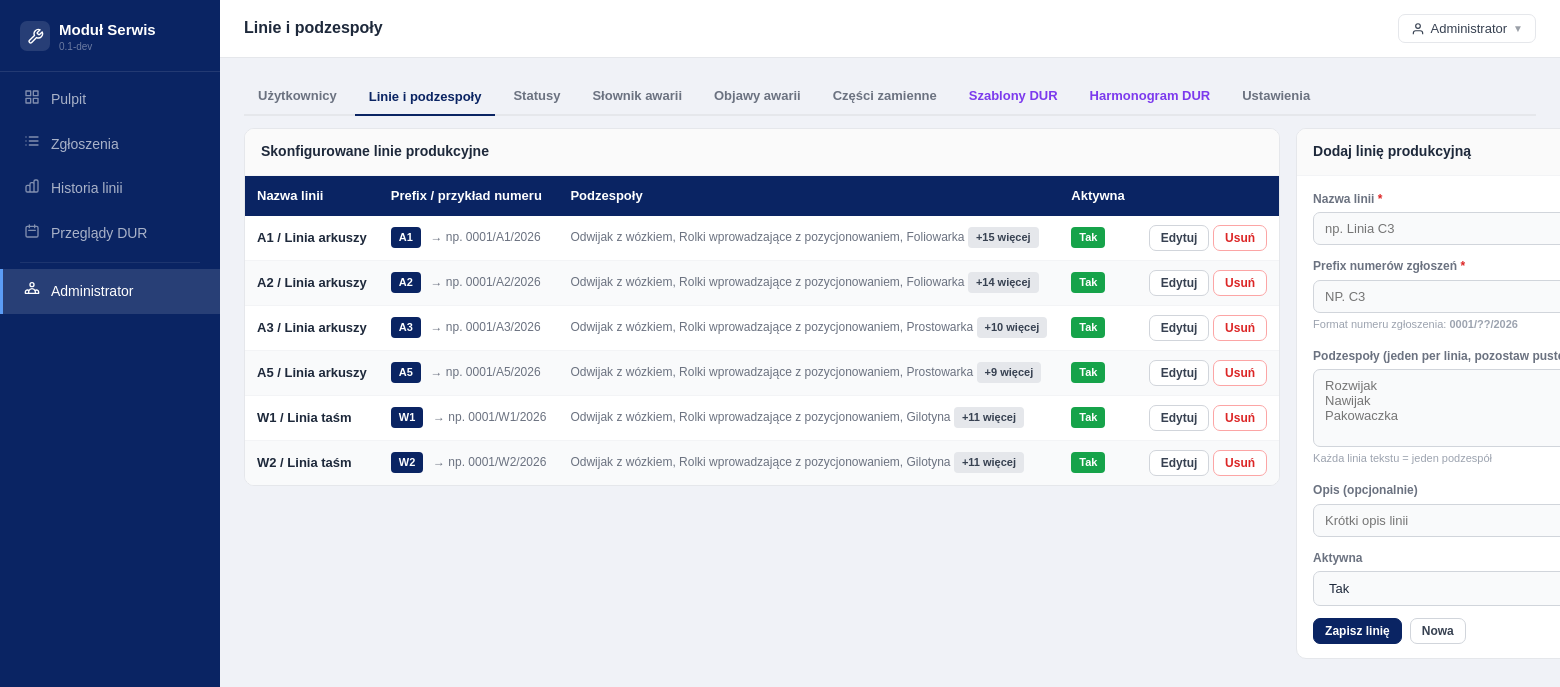
The app's page /index.php?route=admin_lines (signed in) with its own data.
### tables this page shows
CREATE TABLE IF NOT EXISTS `production_lines` (
    `id` INT UNSIGNED NOT NULL AUTO_INCREMENT,
    `name` VARCHAR(150) NOT NULL,
    `prefix` VARCHAR(10) NOT NULL,
    `description` TEXT NULL,
    `is_active` TINYINT(1) NOT NULL DEFAULT 1,
    `created_at` DATETIME NOT NULL DEFAULT CURRENT_TIMESTAMP,
    `updated_at` DATETIME NOT NULL DEFAULT CURRENT_TIMESTAMP ON UPDATE CURRENT_TIMESTAMP,
    PRIMARY KEY (`id`),
    UNIQUE KEY `uq_line_prefix` (`prefix`),
    KEY `idx_lines_active` (`is_active`)
);

### app/Controllers/AdminController.php (called while the page is built, shortened)
<?php
class AdminController
{
    public function lines(): void
    {
        $lines = (new ProductionLineModel())->getAll();
        require BASE_PATH . '/templates/admin/lines.php';
    }
}

### app/Core/Autoloader.php (called while the page is built, shortened)
<?php
class Autoloader
{
    private array $prefixes = [];
    public function addPrefix(string $prefix, string $baseDir, bool $prepend = false): void
    {
        $prefix = trim($prefix, '\\') . '\\';
        $baseDir = rtrim($baseDir, DIRECTORY_SEPARATOR) . DIRECTORY_SEPARATOR;
        if (!isset($this->prefixes[$prefix])) {
            $this->prefixes[$prefix] = [];
        }
        if ($prepend) {
            array_unshift($this->prefixes[$prefix], $baseDir);
        } else {
            $this->prefixes[$prefix][] = $baseDir;
        }
    }
    public function loadClass(string $class): string|false
    {
        foreach ($this->prefixes as $prefix => $baseDirs) {
            $relativeClass = substr($class, strlen($prefix));
            foreach ($baseDirs as $baseDir) {
                $file = $this->resolveFile($baseDir, $relativeClass);
                if ($file !== false) {
                    return $file;
                }
            }
        }
        return false;
    }
    private function resolveFile(string $baseDir, string $relativeClass): string|false
    {
        $file = $baseDir
            . str_replace('\\', DIRECTORY_SEPARATOR, $relativeClass)
            . '.php';
        if (is_file($file)) {
            return $file;
        }
        return false;
    }
}

### app/Helpers/Database.php (called while the page is built, shortened)
<?php
class Database
{
    private static ?\PDO $instance = null;
    public static function get(): \PDO
    {
        if (self::$instance === null) {
            $dsn = sprintf(
                'mysql:host=%s;dbname=%s;charset=%s',
                DB_HOST, DB_NAME, DB_CHARSET
            );
            self::$instance = new \PDO($dsn, DB_USER, DB_PASS, [
                \PDO::ATTR_ERRMODE            => \PDO::ERRMODE_EXCEPTION,
                \PDO::ATTR_DEFAULT_FETCH_MODE => \PDO::FETCH_ASSOC,
                \PDO::ATTR_EMULATE_PREPARES   => false,
            ]);
        }
        return self::$instance;
    }
}

### app/Models/ProductionLineModel.php (called while the page is built, shortened)
<?php
class ProductionLineModel extends BaseModel
{
    public function getAll(bool $activeOnly = false): array
    {
        $where = $activeOnly ? 'WHERE pl.is_active = 1' : '';
        return $this->fetchAll(
            "SELECT pl.*,
                    GROUP_CONCAT(ls.name ORDER BY ls.sort_order SEPARATOR '|||') AS subsystems_str,
                    GROUP_CONCAT(ls.id   ORDER BY ls.sort_order SEPARATOR ',')   AS subsystem_ids
             FROM production_lines pl
             LEFT JOIN line_subsystems ls ON ls.production_line_id = pl.id AND ls.is_active = 1
             $where
             GROUP BY pl.id
             ORDER BY pl.name"
        );
    }
}

### app/Models/BaseModel.php (called while the page is built, shortened)
<?php
abstract class BaseModel
{
    protected \PDO $db;
    public function __construct()
    {
        $this->db = Database::get();
    }
    protected function fetchAll(string $sql, array $params = []): array
    {
        $st = $this->db->prepare($sql);
        $st->execute($params);
        return $st->fetchAll();
    }
}

### templates/admin/lines.php (the view, shortened to what this page needs)
<?php
require BASE_PATH . '/templates/shared/header.php';
$year = date('Y');
?>
<div class="atabs mb2">
  <a href="<?= BASE_URL ?>/index.php?route=admin_users" class="atab">Użytkownicy</a>
  <button class="atab active" data-tab="lines">Linie i podzespoły</button>
  <a href="<?= BASE_URL ?>/index.php?route=admin_statuses" class="atab">Statusy</a>
  <a href="<?= BASE_URL ?>/index.php?route=admin_dictionary" class="atab">Słownik awarii</a>
  <a href="<?= BASE_URL ?>/index.php?route=admin_symptoms" class="atab">Objawy awarii</a>
  <a href="<?= BASE_URL ?>/index.php?route=admin_spare_parts" class="atab">Części zamienne</a>
  <a href="<?= BASE_URL ?>/index.php?route=admin_dur_tmpl" class="atab v">Szablony DUR</a>
  <a href="<?= BASE_URL ?>/index.php?route=admin_dur_sched" class="atab v">Harmonogram DUR</a>
  <a href="<?= BASE_URL ?>/index.php?route=admin_settings" class="atab">Ustawienia</a>
</div>
<div style="display:grid;grid-template-columns:1fr 420px;gap:16px;align-items:start;">
  <div>
    <div class="card">
      <div class="card-head"><span class="card-title">Skonfigurowane linie produkcyjne</span></div>
      <div class="twrap">
        <table>
          <thead>
            <tr>
              <th>Nazwa linii</th>
              <th>Prefix / przykład numeru</th>
              <th>Podzespoły</th>
              <th>Aktywna</th>
              <th></th>
            </tr>
          </thead>
          <tbody>
            <?php foreach ($lines as $l):
              $subsForJs = str_replace('|||', "
", $l['subsystems_str'] ?? '');
            ?>
              <tr>
                <td class="fw6"><?= Helpers::e($l['name']) ?></td>
                <td>
                  <span class="badge" style="background:#0a2463;color:#fff;"><?= Helpers::e($l['prefix']) ?></span>
                  <span class="muted fs-sm" style="margin-left:6px;">→ np. 0001/<?= Helpers::e($l['prefix']) ?>/<?= $year ?></span>
                </td>
                <td class="fs-sm muted">
                  <?php if ($l['subsystems_str']): ?>
                    <?php
                    $subsArr  = explode('|||', $l['subsystems_str']);
                    $subsText = implode(', ', $subsArr);
                    $count    = count($subsArr);
                    $preview  = implode(', ', array_slice($subsArr, 0, 3));
                    $more     = $count > 3
                      ? ' <span class="badge" style="background:#e5e7eb;color:#374151;">+' . ($count - 3) . ' więcej</span>'
                      : '';
                    ?>
                    <span title="<?= Helpers::e($subsText) ?>" style="cursor:help;">
                      <?= Helpers::e($preview) ?><?= $more ?>
                    </span>
                  <?php else: ?>
                    <span class="badge" style="background:#f3f4f6;color:#6b7280;">brak</span>
                  <?php endif; ?>
                </td>
                <td><?= Helpers::statusBadge($l['is_active'] ? 'Tak' : 'Nie', $l['is_active'] ? '#16a34a' : '#6b7280') ?></td>
                <td>
                  <button class="btn btn-sm edit-line-btn"
                    data-id="<?= $l['id'] ?>"
                    data-name="<?= Helpers::e($l['name']) ?>"
                    data-prefix="<?= Helpers::e($l['prefix']) ?>"
                    data-desc="<?= Helpers::e($l['description'] ?? '') ?>"
                    data-subs="<?= Helpers::e($subsForJs) ?>"
                    data-active="<?= $l['is_active'] ?>">Edytuj</button>
                  <form method="POST" action="<?= BASE_URL ?>/index.php?route=admin_line_delete" style="display:inline;" onsubmit="return confirm('Usunąć linię <?= Helpers::e($l['name']) ?>? Usunięcie jest niemożliwe jeśli linia ma zgłoszenia.');">
                    <button type="submit" class="btn btn-sm" style="border-color:#fca5a5;color:#dc2626;">Usuń</button>
                  </form>
                </td>
              </tr>
            <?php endforeach; ?>
          </tbody>
        </table>
      </div>
    </div>
  </div>
  <div class="card">
    <div class="card-head"><span class="card-title" id="lineFormTitle">Dodaj linię produkcyjną</span></div>
    <div class="card-body">
      <form method="POST" action="<?= BASE_URL ?>/index.php?route=admin_line_save" id="lineForm">
        <div class="fg">
          <label class="flbl">Nazwa linii <span class="req">*</span></label>
          <input class="fc" name="name" id="lName" placeholder="np. Linia C3">
        </div>
        <div class="fg">
          <label class="flbl">Prefix numerów zgłoszeń <span class="req">*</span></label>
          <input class="fc" name="prefix" id="lPrefix" placeholder="np. C3" maxlength="6"
            style="text-transform:uppercase;" oninput="updatePreview()">
          <span class="fhint">Format numeru zgłoszenia: <strong id="prefixExample">0001/??/<?= $year ?></strong></span>
        </div>
        <div class="fg">
          <label class="flbl">Podzespoły (jeden per linia, pozostaw puste jeśli brak)</label>
          <textarea class="fc" name="subsystems" id="lSubsystems" rows="4"
            placeholder="Rozwijak&#10;Nawijak&#10;Pakowaczka"></textarea>
          <span class="fhint">Każda linia tekstu = jeden podzespół</span>
        </div>
        <div class="fg">
          <label class="flbl">Opis (opcjonalnie)</label>
          <input class="fc" name="description" id="lDesc" placeholder="Krótki opis linii">
        </div>
        <div class="fg">
          <label class="flbl">Aktywna</label>
          <select class="fc" name="is_active" id="lActive">
            <option value="1">Tak</option>
          </select>
        </div>
        <div style="display:flex;gap:8px;">
          <button type="submit" class="btn btn-p btn-sm">Zapisz linię</button>
          <button type="button" class="btn btn-sm" onclick="resetLineForm()">Nowa</button>
        </div>
      </form>
    </div>
  </div>
</div>
<?php require BASE_PATH . '/templates/shared/footer.php'; ?>

### app/Helpers/Helpers.php (shortened to what this page needs)
<?php
class Helpers
{
    public static function e(mixed $v): string
    {
        return htmlspecialchars((string)($v ?? ''), ENT_QUOTES | ENT_HTML5, 'UTF-8');
    }
    public static function statusBadge(string $label, string $color): string
    {
        return '<span class="badge" style="background:' . self::e($color) . ';color:#fff;">'
            . self::e($label) . '</span>';
    }
}

### templates/shared/header.php (style rules this page uses)
*, *::before, *::after { box-sizing: border-box; margin: 0; padding: 0; }
html, body { height: 100%; }
body { font-family: Arial, Helvetica, sans-serif; font-size: 14px; background: #f0f2f7; color: #1e293b; line-height: 1.55; }
a { color: #0a2463; text-decoration: none; }
.card { background: #fff; border: 1px solid #e5e7eb; border-radius: 10px; overflow: hidden; }
.card-head { padding: 12px 16px; border-bottom: 1px solid #f3f4f6; display: flex; align-items: center; justify-content: space-between; background: #fafafa; }
.card-title { font-size: 14px; font-weight: 700; color: #1e293b; }
.card-body { padding: 14px 16px; }
.btn { display: inline-flex; align-items: center; gap: 5px; padding: 7px 15px; border-radius: 7px; font-size: 13px; font-weight: 600; cursor: pointer; border: 1px solid #d1d5db; background: #fff; color: #374151; transition: background .12s; font-family: Arial, Helvetica, sans-serif; white-space: nowrap; text-decoration: none; }
.btn-p { background: #0a2463; color: #fff; border-color: #0a2463; }
.btn-sm { padding: 5px 11px; font-size: 12px; }
.fg { margin-bottom: 12px; }
.flbl { display: block; font-size: 12px; font-weight: 600; color: #6b7280; margin-bottom: 4px; }
.req { color: #dc2626; }
.fc { display: block; width: 100%; padding: 8px 11px; border: 1px solid #d1d5db; border-radius: 7px; font-size: 13px; color: #1e293b; background: #f9fafb; font-family: Arial, Helvetica, sans-serif; transition: border-color .12s; outline: none; }
textarea.fc { resize: vertical; min-height: 72px; }
.fhint { font-size: 11px; color: #9ca3af; margin-top: 3px; }
.twrap { overflow-x: auto; }
table { width: 100%; border-collapse: collapse; font-size: 13px; }
thead th { background: #0a2463; color: #fff; font-weight: 600; padding: 10px 12px; text-align: left; white-space: nowrap; border: none; }
td { padding: 9px 12px; border-bottom: 1px solid #f3f4f6; color: #1e293b; white-space: nowrap; vertical-align: middle; }
tbody tr:nth-child(even) td { background: #f9fafb; }
tbody tr:last-child td { border-bottom: none; }
.badge { display: inline-block; padding: 2px 8px; border-radius: 4px; font-size: 11px; font-weight: 600; white-space: nowrap; }
.atabs { display: flex; gap: 4px; flex-wrap: wrap; margin-bottom: 16px; border-bottom: 2px solid #e5e7eb; }
.atab { padding: 8px 14px; font-size: 13px; font-weight: 600; border: none; border-bottom: 2px solid transparent; background: none; color: #6b7280; cursor: pointer; font-family: Arial, Helvetica, sans-serif; margin-bottom: -2px; text-decoration: none; display: inline-block; }
.atab.active { color: #0a2463; border-bottom-color: #0a2463; }
.atab.v { color: #7c3aed; }
.mb2 { margin-bottom: 12px; }
.muted { color: #6b7280; }
.fs-sm { font-size: 12px; }
.fw6 { font-weight: 600; }

### records on screen
production_lines: name "A1 / Linia arkuszy", prefix "A1", preview "Odwijak z wózkiem, Rolki wprowadzające z pozycjonowaniem, Foliowarka", count "15"
production_lines: name "A2 / Linia arkuszy", prefix "A2", preview "Odwijak z wózkiem, Rolki wprowadzające z pozycjonowaniem, Foliowarka", count "14"
production_lines: name "A3 / Linia arkuszy", prefix "A3", preview "Odwijak z wózkiem, Rolki wprowadzające z pozycjonowaniem, Prostowarka", count "10"
production_lines: name "A5 / Linia arkuszy", prefix "A5", preview "Odwijak z wózkiem, Rolki wprowadzające z pozycjonowaniem, Prostowarka", count "9"
production_lines: name "W1 / Linia taśm", prefix "W1", preview "Odwijak z wózkiem, Rolki wprowadzające z pozycjonowaniem, Gilotyna", count "11"
production_lines: name "W2 / Linia taśm", prefix "W2", preview "Odwijak z wózkiem, Rolki wprowadzające z pozycjonowaniem, Gilotyna", count "11"

### other values on screen
$appName "Moduł Serwis"
$appVersion "0.1-dev"
Helpers::e($item['label']) "Pulpit"
Helpers::e($item['label']) "Zgłoszenia"
Helpers::e($item['label']) "Historia linii"
Helpers::e($item['label']) "Przeglądy DUR"
Helpers::e($item['label']) "Administrator"
Helpers::e($pageTitle ?? 'Moduł Serwis') "Linie i podzespoły"
Helpers::e($user['name']) "Administrator"
$year "2026"
